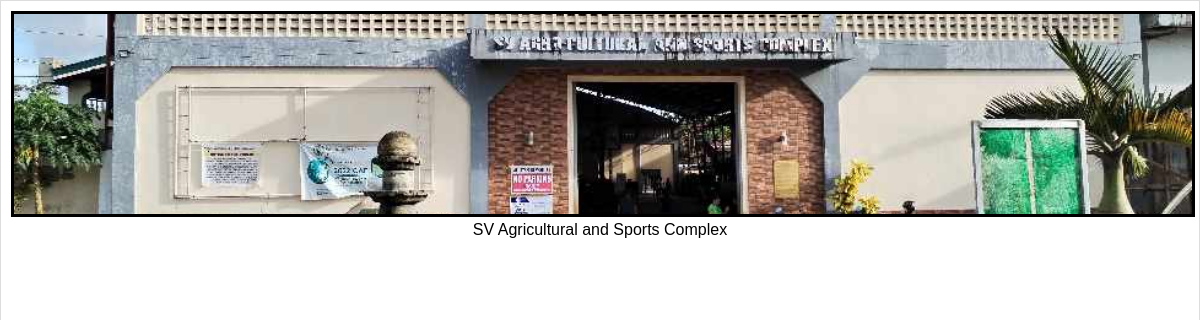
Screenshot of /admin_page/get_activities.php?selected_date=2023-11-22 with the database file from the repository.
### tables this page shows
CREATE TABLE `facility` (
  `id` int(11) NOT NULL,
  `facility_name` varchar(50) NOT NULL,
  `location` varchar(50) NOT NULL,
  `type` varchar(30) NOT NULL,
  `capacity` int(7) NOT NULL,
  `supervisor_name` varchar(50) NOT NULL,
  `contact` varchar(11) NOT NULL,
  `email` varchar(30) NOT NULL,
  `details` varchar(300) NOT NULL,
  `availability` varchar(15) NOT NULL,
  `image_name` varchar(100) NOT NULL
);

### admin_page/get_activities.php (the view, shortened to what this page needs)
<!DOCTYPE html>
<html lang="en">
<head>
</head>
<body>
<?php
include '../dbConnect.php';
if (isset($_GET['selected_date'])) {
    $selectedDate = $_GET['selected_date'];
    $sql = "SELECT id, scheduled_date, start_time, facility_id FROM facility_schedules WHERE scheduled_date = ?";
    $stmt = $conn->prepare($sql);
    if ($stmt) {
        $stmt->bind_param("s", $selectedDate);
        $stmt->execute();
        $result = $stmt->get_result();
        echo '<div class="facility-container">';
        if ($result->num_rows > 0) {
            while ($row = $result->fetch_assoc()) {
                $facilityIds = $row["facility_id"];
                $facilityIdArray = explode(',', $facilityIds);
                foreach ($facilityIdArray as $facilityId) {
                    $sqlFaci = "SELECT * FROM facility WHERE id = ?";
                    $stmtFaci = $conn->prepare($sqlFaci);
                    if ($stmtFaci) {
                        $stmtFaci->bind_param("i", $facilityId);
                        $stmtFaci->execute();
                        $resultFaci = $stmtFaci->get_result();
                        if ($resultFaci->num_rows > 0) {
                            while ($rowFaci = $resultFaci->fetch_assoc()) {
                                $image_name = $rowFaci["image_name"];
                                $imagePath = '../resources/facility_imgs/' . $image_name . '.png';
                                echo '<div class="facility-box">';
                                echo '<div class="image-container">';
                                echo '<div class="image" style="border: solid; background-image: url(' . $imagePath . ');"></div>';
                                echo '</div>';
                                echo '<div class="text-container">';
                                echo '<p>' . $rowFaci["facility_name"] . '</p>';
                                echo '</div>';
                                echo '</div>';
                            }
                        } else {
                        }
                    } else {
                        echo "<p>Error in facility query preparation: " . $conn->error . "</p>";
                    }
                }
            }
        } else {
            echo "<p>No activities found for the selected date</p>";
        }
        echo '</div>';
    } else {
        echo "<p>Error in query preparation: " . $conn->error . "</p>";
    }
} else {
    echo "<p>Invalid request</p>";
}
?>
</body>
</html>

### admin_page/get_activities.php (style rules this page uses)
body { font-family: Arial, sans-serif; background-color: #f4f4f4; margin: 0; padding: 0; display: flex; align-items: center; height: 100vh; }
.facility-container { display: flex; flex-wrap: wrap; gap: 20px; width: 100%; height: 100vh; }
.facility-box { border: 1px solid #ddd; padding: 10px; box-shadow: 0 0 5px rgba(0, 0, 0, 0.1); background-color: #fff; text-align: center; width: 100%; }
.image-container { width: 100%; height: 200px; border-radius: 8px 8px 0 0; }
.image { width: 100%; height: 100%; background-size: cover; background-position: center; }
.text-container { padding: 10px; }
p { margin: 0; }

### rows the page displays
facility: image_name (picture), facility_name "SV Agricultural and Sports Complex"
